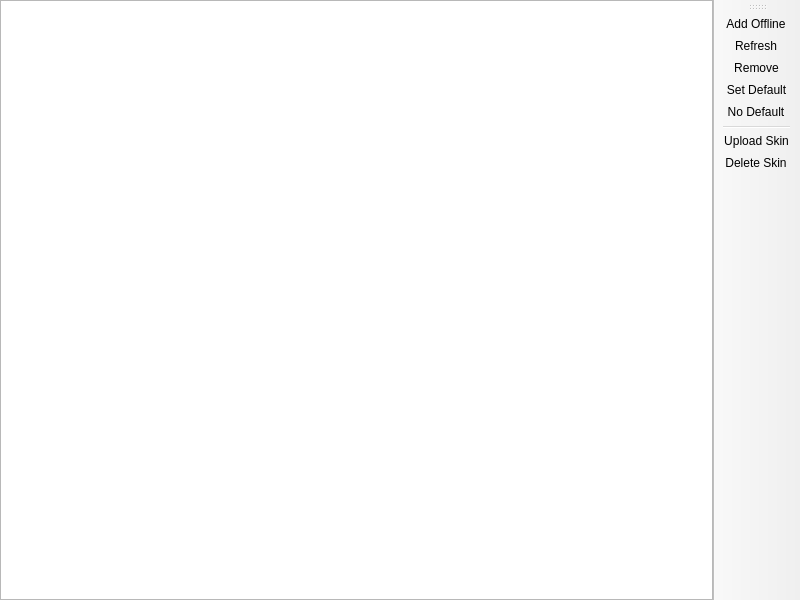
<?xml version="1.0" encoding="UTF-8"?>
<ui version="4.0">
 <class>AccountListPage</class>
 <widget class="QMainWindow" name="AccountListPage">
  <property name="geometry">
   <rect>
    <x>0</x>
    <y>0</y>
    <width>800</width>
    <height>600</height>
   </rect>
  </property>
  <widget class="QWidget" name="centralwidget">
   <layout class="QHBoxLayout" name="horizontalLayout">
    <property name="leftMargin">
     <number>0</number>
    </property>
    <property name="topMargin">
     <number>0</number>
    </property>
    <property name="rightMargin">
     <number>0</number>
    </property>
    <property name="bottomMargin">
     <number>0</number>
    </property>
    <item>
     <widget class="VersionListView" name="listView">
      <property name="alternatingRowColors">
       <bool>true</bool>
      </property>
      <property name="rootIsDecorated">
       <bool>false</bool>
      </property>
      <property name="itemsExpandable">
       <bool>false</bool>
      </property>
      <property name="allColumnsShowFocus">
       <bool>true</bool>
      </property>
      <attribute name="headerStretchLastSection">
       <bool>false</bool>
      </attribute>
     </widget>
    </item>
   </layout>
  </widget>
  <widget class="WideBar" name="toolBar">
   <attribute name="toolBarArea">
    <enum>RightToolBarArea</enum>
   </attribute>
   <attribute name="toolBarBreak">
    <bool>false</bool>
   </attribute>
   <addaction name="actionAddOffline"/>
   <addaction name="actionRefresh"/>
   <addaction name="actionRemove"/>
   <addaction name="actionSetDefault"/>
   <addaction name="actionNoDefault"/>
   <addaction name="separator"/>
   <addaction name="actionUploadSkin"/>
   <addaction name="actionDeleteSkin"/>
  </widget>
  <action name="actionRemove">
   <property name="text">
    <string>Remo&amp;ve</string>
   </property>
  </action>
  <action name="actionSetDefault">
   <property name="text">
    <string>&amp;Set Default</string>
   </property>
  </action>
  <action name="actionNoDefault">
   <property name="checkable">
    <bool>true</bool>
   </property>
   <property name="text">
    <string>&amp;No Default</string>
   </property>
  </action>
  <action name="actionUploadSkin">
   <property name="text">
    <string>&amp;Upload Skin</string>
   </property>
  </action>
  <action name="actionDeleteSkin">
   <property name="text">
    <string>&amp;Delete Skin</string>
   </property>
   <property name="toolTip">
    <string>Delete the currently active skin and go back to the default one</string>
   </property>
  </action>
  <action name="actionAddOffline">
   <property name="text">
    <string>Add &amp;Offline</string>
   </property>
  </action>
  <action name="actionRefresh">
   <property name="text">
    <string>&amp;Refresh</string>
   </property>
   <property name="toolTip">
    <string>Refresh the account tokens</string>
   </property>
  </action>
 </widget>
 <customwidgets>
  <customwidget>
   <class>VersionListView</class>
   <extends>QTreeView</extends>
   <header>ui/widgets/VersionListView.h</header>
  </customwidget>
  <customwidget>
   <class>WideBar</class>
   <extends>QToolBar</extends>
   <header>ui/widgets/WideBar.h</header>
  </customwidget>
 </customwidgets>
 <resources/>
 <connections/>
</ui>
